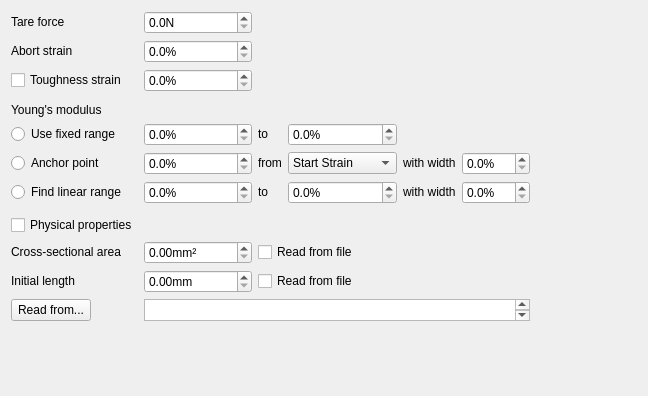
<?xml version="1.0" encoding="UTF-8"?>
<ui version="4.0">
 <class>w_Failure</class>
 <widget class="QWidget" name="w_Failure">
  <property name="geometry">
   <rect>
    <x>0</x>
    <y>0</y>
    <width>648</width>
    <height>396</height>
   </rect>
  </property>
  <layout class="QGridLayout" name="gl_Failure">
   <item row="0" column="0">
    <widget class="QLabel" name="l_Tare">
     <property name="sizePolicy">
      <sizepolicy hsizetype="Fixed" vsizetype="Fixed">
       <horstretch>0</horstretch>
       <verstretch>0</verstretch>
      </sizepolicy>
     </property>
     <property name="toolTip">
      <string>The force which will be used to tare the experiment.  All data points with force less than the tare force will be discarded, and all data points with force greater than the tare force will be offset accordingly</string>
     </property>
     <property name="text">
      <string>Tare force</string>
     </property>
    </widget>
   </item>
   <item row="0" column="1">
    <widget class="QDoubleSpinBox" name="sb_Tare">
     <property name="toolTip">
      <string>The force which will be used to tare the experiment.  All data points with force less than the tare force will be discarded, and all data points with force greater than the tare force will be offset accordingly</string>
     </property>
     <property name="suffix">
      <string>N</string>
     </property>
     <property name="decimals">
      <number>1</number>
     </property>
     <property name="maximum">
      <double>10.000000000000000</double>
     </property>
    </widget>
   </item>
   <item row="0" column="6" rowspan="15">
    <spacer name="s_Horizontal">
     <property name="orientation">
      <enum>Qt::Orientation::Horizontal</enum>
     </property>
     <property name="sizeHint" stdset="0">
      <size>
       <width>40</width>
       <height>20</height>
      </size>
     </property>
    </spacer>
   </item>
   <item row="1" column="0">
    <widget class="QLabel" name="l_Abort">
     <property name="sizePolicy">
      <sizepolicy hsizetype="Fixed" vsizetype="Fixed">
       <horstretch>0</horstretch>
       <verstretch>0</verstretch>
      </sizepolicy>
     </property>
     <property name="toolTip">
      <string>The strain at which the experiment aborts even if the sample has not yet failed</string>
     </property>
     <property name="text">
      <string>Abort strain</string>
     </property>
    </widget>
   </item>
   <item row="1" column="1">
    <widget class="QDoubleSpinBox" name="sb_Abort">
     <property name="toolTip">
      <string>The strain at which the experiment aborts even if the sample has not yet failed</string>
     </property>
     <property name="suffix">
      <string>%</string>
     </property>
     <property name="decimals">
      <number>1</number>
     </property>
     <property name="maximum">
      <double>100.000000000000000</double>
     </property>
    </widget>
   </item>
   <item row="2" column="0">
    <widget class="QCheckBox" name="cb_Toughness">
     <property name="sizePolicy">
      <sizepolicy hsizetype="Minimum" vsizetype="Fixed">
       <horstretch>0</horstretch>
       <verstretch>0</verstretch>
      </sizepolicy>
     </property>
     <property name="toolTip">
      <string>If unchecked, the toughness will be calculated at the failure or abort strain.  Check the box if it is desirable to have the toughness calculated at a fixed strain</string>
     </property>
     <property name="text">
      <string>Toughness strain</string>
     </property>
    </widget>
   </item>
   <item row="2" column="1">
    <widget class="QDoubleSpinBox" name="sb_Toughness">
     <property name="toolTip">
      <string>The strain at which the toughness is calculated</string>
     </property>
     <property name="suffix">
      <string>%</string>
     </property>
     <property name="decimals">
      <number>1</number>
     </property>
    </widget>
   </item>
   <item row="3" column="0" colspan="6">
    <spacer name="s_VerticalEmodulus">
     <property name="orientation">
      <enum>Qt::Orientation::Vertical</enum>
     </property>
     <property name="sizeType">
      <enum>QSizePolicy::Policy::Fixed</enum>
     </property>
     <property name="sizeHint" stdset="0">
      <size>
       <width>0</width>
       <height>5</height>
      </size>
     </property>
    </spacer>
   </item>
   <item row="4" column="0">
    <widget class="QLabel" name="l_EModulus">
     <property name="sizePolicy">
      <sizepolicy hsizetype="Fixed" vsizetype="Fixed">
       <horstretch>0</horstretch>
       <verstretch>0</verstretch>
      </sizepolicy>
     </property>
     <property name="toolTip">
      <string>The parameters to define the strain range on the stress-strain curve over which the Young's modulus is calculated.</string>
     </property>
     <property name="text">
      <string>Young's modulus</string>
     </property>
    </widget>
   </item>
   <item row="5" column="0">
    <widget class="QRadioButton" name="rb_FixedRange">
     <property name="toolTip">
      <string>Use the fixed strain range on the stress-strain curve over which the Young's modulus is calculated.</string>
     </property>
     <property name="text">
      <string>Use fixed range</string>
     </property>
    </widget>
   </item>
   <item row="5" column="1">
    <widget class="QDoubleSpinBox" name="sb_Strain1">
     <property name="toolTip">
      <string>The strain value which defines the first datapoint on the stress-strain curve used to calculate the Young's modulus.  It is ε1 in the equation E = (σ2 - σ1) / (ε2 - ε1)</string>
     </property>
     <property name="suffix">
      <string>%</string>
     </property>
     <property name="decimals">
      <number>1</number>
     </property>
    </widget>
   </item>
   <item row="5" column="2">
    <widget class="QLabel" name="l_To1">
     <property name="sizePolicy">
      <sizepolicy hsizetype="Fixed" vsizetype="Fixed">
       <horstretch>0</horstretch>
       <verstretch>0</verstretch>
      </sizepolicy>
     </property>
     <property name="text">
      <string>to</string>
     </property>
    </widget>
   </item>
   <item row="5" column="3">
    <widget class="QDoubleSpinBox" name="sb_Strain2">
     <property name="toolTip">
      <string>The strain value which defines the second datapoint on the stress-strain curve used to calculate the Young's modulus.  It is ε2 in the equation E = (σ2 - σ1) / (ε2 - ε1)</string>
     </property>
     <property name="suffix">
      <string>%</string>
     </property>
     <property name="decimals">
      <number>1</number>
     </property>
    </widget>
   </item>
   <item row="6" column="0">
    <widget class="QRadioButton" name="rb_AnchorPoint">
     <property name="toolTip">
      <string>Anchor a point on the stress-strain curve over which the Young's modulus is calculated to a specific point on the curve.</string>
     </property>
     <property name="text">
      <string>Anchor point</string>
     </property>
    </widget>
   </item>
   <item row="6" column="1">
    <widget class="QDoubleSpinBox" name="sb_StrainOffset">
     <property name="toolTip">
      <string>The strain offset from the specific point on the stress-strain curve from/to which the Young's modulus will be calculated.  It, in combination with the anchor point, specifies ε1 in the equation E = (σ2 - σ1) / (ε2 - ε1).</string>
     </property>
     <property name="suffix">
      <string>%</string>
     </property>
     <property name="decimals">
      <number>1</number>
     </property>
    </widget>
   </item>
   <item row="6" column="2">
    <widget class="QLabel" name="l_From">
     <property name="sizePolicy">
      <sizepolicy hsizetype="Fixed" vsizetype="Fixed">
       <horstretch>0</horstretch>
       <verstretch>0</verstretch>
      </sizepolicy>
     </property>
     <property name="text">
      <string>from</string>
     </property>
    </widget>
   </item>
   <item row="6" column="3">
    <widget class="QComboBox" name="cbx_AnchorPoint">
     <property name="toolTip">
      <string>The point used to anchor the strain range over which the Young's modulus is to be calculated</string>
     </property>
     <item>
      <property name="text">
       <string>Start Strain</string>
      </property>
     </item>
     <item>
      <property name="text">
       <string>Toe Strain</string>
      </property>
     </item>
     <item>
      <property name="text">
       <string>Ultimate Strain</string>
      </property>
     </item>
     <item>
      <property name="text">
       <string>Failure Strain</string>
      </property>
     </item>
     <item>
      <property name="text">
       <string>End Strain</string>
      </property>
     </item>
    </widget>
   </item>
   <item row="6" column="4">
    <widget class="QLabel" name="l_With1">
     <property name="sizePolicy">
      <sizepolicy hsizetype="Fixed" vsizetype="Fixed">
       <horstretch>0</horstretch>
       <verstretch>0</verstretch>
      </sizepolicy>
     </property>
     <property name="text">
      <string>with width</string>
     </property>
    </widget>
   </item>
   <item row="6" column="5">
    <widget class="QDoubleSpinBox" name="sb_StrainRangeWidth">
     <property name="toolTip">
      <string>The width of the range on the stress-strain curve over which the Young's modulus will be calculated.  It, in combination with the strain offset and anchor point, specifies ε2 in the equation E = (σ2 - σ1) / (ε2 - ε1).</string>
     </property>
     <property name="suffix">
      <string>%</string>
     </property>
     <property name="decimals">
      <number>1</number>
     </property>
    </widget>
   </item>
   <item row="7" column="0">
    <widget class="QRadioButton" name="rb_FindRange">
     <property name="toolTip">
      <string>Automatically find the strain range over which the stress-strain curve is most linear and use this range to calculate the Young's modulus.</string>
     </property>
     <property name="text">
      <string>Find linear range</string>
     </property>
    </widget>
   </item>
   <item row="7" column="1">
    <widget class="QDoubleSpinBox" name="sb_StrainMin">
     <property name="toolTip">
      <string>The strain value which defines the minimum strain that can be used to find the best approximation of the linear region of the stress-strain curve.</string>
     </property>
     <property name="suffix">
      <string>%</string>
     </property>
     <property name="decimals">
      <number>1</number>
     </property>
    </widget>
   </item>
   <item row="7" column="2">
    <widget class="QLabel" name="l_To2">
     <property name="sizePolicy">
      <sizepolicy hsizetype="Fixed" vsizetype="Fixed">
       <horstretch>0</horstretch>
       <verstretch>0</verstretch>
      </sizepolicy>
     </property>
     <property name="text">
      <string>to</string>
     </property>
    </widget>
   </item>
   <item row="7" column="3">
    <widget class="QDoubleSpinBox" name="sb_StrainMax">
     <property name="toolTip">
      <string>The strain value which defines the maximum strain that can be used to find the best approximation of the linear region of the stress-strain curve.</string>
     </property>
     <property name="suffix">
      <string>%</string>
     </property>
     <property name="decimals">
      <number>1</number>
     </property>
    </widget>
   </item>
   <item row="7" column="4">
    <widget class="QLabel" name="l_With2">
     <property name="sizePolicy">
      <sizepolicy hsizetype="Fixed" vsizetype="Fixed">
       <horstretch>0</horstretch>
       <verstretch>0</verstretch>
      </sizepolicy>
     </property>
     <property name="text">
      <string>with width</string>
     </property>
    </widget>
   </item>
   <item row="7" column="5">
    <widget class="QDoubleSpinBox" name="sb_StrainWindowWidth">
     <property name="toolTip">
      <string>The width of the strain window which will be used to find the best approximation of the linear region of the stress-strain curve for all possible regions between the minimum and maximum strains.</string>
     </property>
     <property name="suffix">
      <string>%</string>
     </property>
     <property name="decimals">
      <number>1</number>
     </property>
    </widget>
   </item>
   <item row="8" column="0" colspan="6">
    <spacer name="s_VerticalProperties">
     <property name="orientation">
      <enum>Qt::Orientation::Vertical</enum>
     </property>
     <property name="sizeType">
      <enum>QSizePolicy::Policy::Fixed</enum>
     </property>
     <property name="sizeHint" stdset="0">
      <size>
       <width>0</width>
       <height>5</height>
      </size>
     </property>
    </spacer>
   </item>
   <item row="9" column="0">
    <widget class="QCheckBox" name="cb_Properties">
     <property name="sizePolicy">
      <sizepolicy hsizetype="Fixed" vsizetype="Fixed">
       <horstretch>0</horstretch>
       <verstretch>0</verstretch>
      </sizepolicy>
     </property>
     <property name="toolTip">
      <string>The physical properties of the experiment samples.  If checked, the selected properties will be read from the file</string>
     </property>
     <property name="text">
      <string>Physical properties</string>
     </property>
    </widget>
   </item>
   <item row="10" column="0">
    <widget class="QLabel" name="l_Area">
     <property name="sizePolicy">
      <sizepolicy hsizetype="Fixed" vsizetype="Fixed">
       <horstretch>0</horstretch>
       <verstretch>0</verstretch>
      </sizepolicy>
     </property>
     <property name="toolTip">
      <string>The cross-sectional area of the samples.  It is A in the equation σ = F / A</string>
     </property>
     <property name="text">
      <string>Cross-sectional area</string>
     </property>
    </widget>
   </item>
   <item row="10" column="1">
    <widget class="QDoubleSpinBox" name="sb_Area">
     <property name="toolTip">
      <string>The cross-sectional area of every sample.  It is A in the equation σ = F / A</string>
     </property>
     <property name="suffix">
      <string>mm²</string>
     </property>
     <property name="decimals">
      <number>2</number>
     </property>
     <property name="maximum">
      <double>999999.989999999990687</double>
     </property>
     <property name="value">
      <double>0.000000000000000</double>
     </property>
    </widget>
   </item>
   <item row="10" column="2" colspan="4">
    <widget class="QCheckBox" name="cb_Area">
     <property name="sizePolicy">
      <sizepolicy hsizetype="Minimum" vsizetype="Fixed">
       <horstretch>0</horstretch>
       <verstretch>0</verstretch>
      </sizepolicy>
     </property>
     <property name="toolTip">
      <string>If checked, the cross-sectional area will be read in from the file on a sample-by-sample basis.  Otherwise, the specified cross-sectional area will be used by all samples</string>
     </property>
     <property name="text">
      <string>Read from file</string>
     </property>
    </widget>
   </item>
   <item row="11" column="0">
    <widget class="QLabel" name="l_Length">
     <property name="sizePolicy">
      <sizepolicy hsizetype="Fixed" vsizetype="Fixed">
       <horstretch>0</horstretch>
       <verstretch>0</verstretch>
      </sizepolicy>
     </property>
     <property name="toolTip">
      <string>The initial length of the samples.  It is l0 in the equation ε = d / l0</string>
     </property>
     <property name="text">
      <string>Initial length</string>
     </property>
    </widget>
   </item>
   <item row="11" column="1">
    <widget class="QDoubleSpinBox" name="sb_Length">
     <property name="toolTip">
      <string>The initial length of every sample.  It is l in the equation ε = d / l0</string>
     </property>
     <property name="suffix">
      <string>mm</string>
     </property>
     <property name="decimals">
      <number>2</number>
     </property>
     <property name="maximum">
      <double>999.990000000000009</double>
     </property>
     <property name="value">
      <double>0.000000000000000</double>
     </property>
    </widget>
   </item>
   <item row="11" column="2" colspan="4">
    <widget class="QCheckBox" name="cb_Length">
     <property name="sizePolicy">
      <sizepolicy hsizetype="Minimum" vsizetype="Fixed">
       <horstretch>0</horstretch>
       <verstretch>0</verstretch>
      </sizepolicy>
     </property>
     <property name="toolTip">
      <string>If checked, the initial length will be read in from the file on a sample-by-sample basis.  Otherwise, the specified initial length will be used by all samples</string>
     </property>
     <property name="text">
      <string>Read from file</string>
     </property>
    </widget>
   </item>
   <item row="12" column="0">
    <widget class="QPushButton" name="pb_ReadProperties">
     <property name="sizePolicy">
      <sizepolicy hsizetype="Fixed" vsizetype="Fixed">
       <horstretch>0</horstretch>
       <verstretch>0</verstretch>
      </sizepolicy>
     </property>
     <property name="toolTip">
      <string>Select the file from which the physical sample properties will be read.</string>
     </property>
     <property name="text">
      <string>Read from...</string>
     </property>
    </widget>
   </item>
   <item row="12" column="1" colspan="5">
    <widget class="QTextBrowser" name="tb_ReadProperties">
     <property name="sizePolicy">
      <sizepolicy hsizetype="Expanding" vsizetype="Ignored">
       <horstretch>0</horstretch>
       <verstretch>0</verstretch>
      </sizepolicy>
     </property>
     <property name="toolTip">
      <string>File from which the physical sample properties will be read.</string>
     </property>
    </widget>
   </item>
   <item row="13" column="0" colspan="6">
    <spacer name="s_Vertical">
     <property name="orientation">
      <enum>Qt::Orientation::Vertical</enum>
     </property>
     <property name="sizeType">
      <enum>QSizePolicy::Policy::MinimumExpanding</enum>
     </property>
     <property name="sizeHint" stdset="0">
      <size>
       <width>20</width>
       <height>0</height>
      </size>
     </property>
    </spacer>
   </item>
  </layout>
 </widget>
 <resources/>
 <connections/>
</ui>
